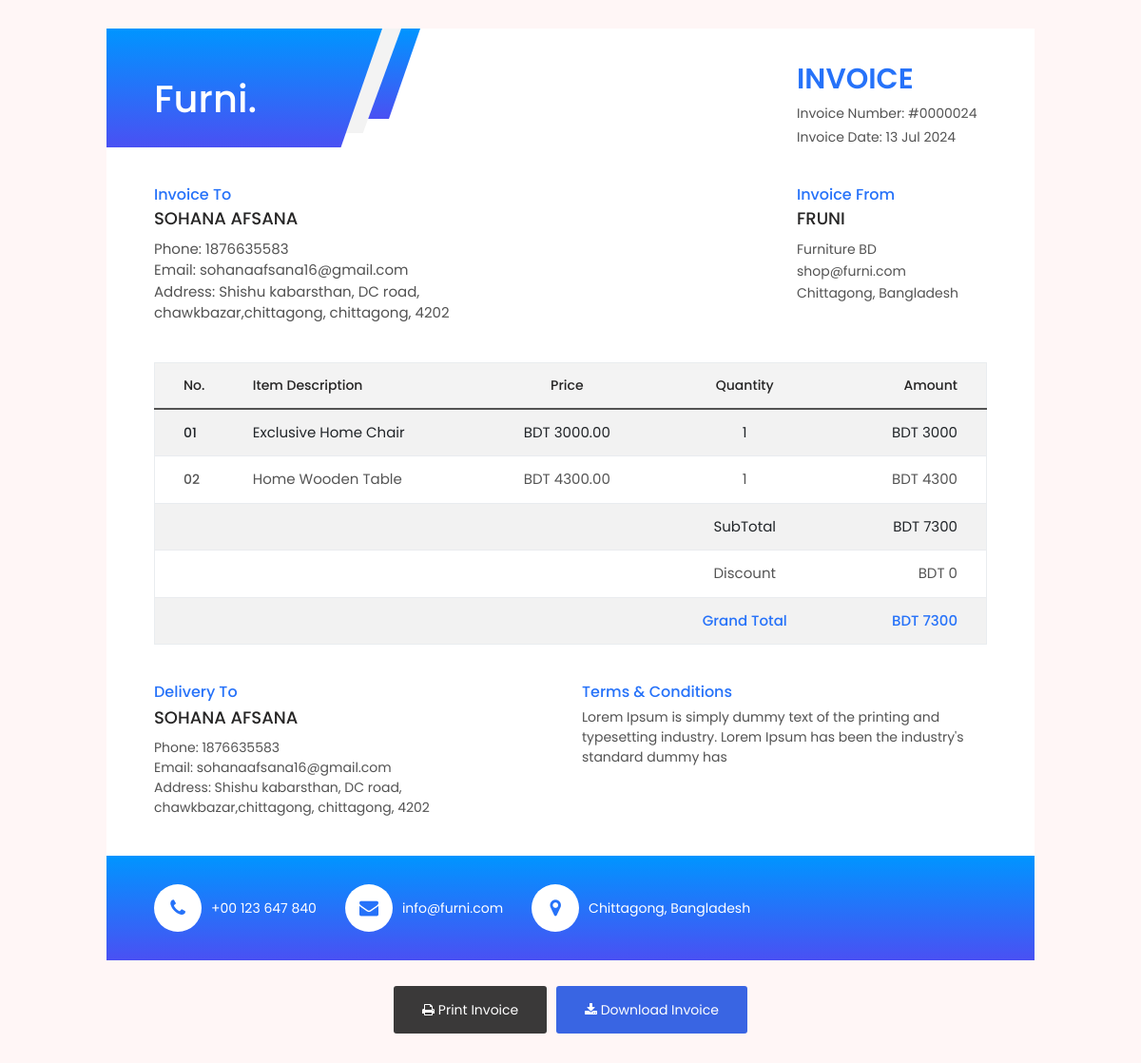
Screenshot of /invoice.php?invoice=24 with the database file from the repository.
### tables this page shows
CREATE TABLE `orders` (
  `id` int(11) NOT NULL,
  `bill_country` varchar(50) NOT NULL,
  `ship_country` varchar(50) NOT NULL,
  `bill_first_name` varchar(50) NOT NULL,
  `ship_first_name` varchar(50) NOT NULL,
  `bill_last_name` varchar(50) NOT NULL,
  `ship_last_name` varchar(50) NOT NULL,
  `bill_company_name` varchar(100) NOT NULL,
  `ship_company_name` varchar(100) NOT NULL,
  `bill_address` varchar(100) NOT NULL,
  `ship_address` varchar(100) NOT NULL,
  `bill_state` varchar(50) NOT NULL,
  `ship_state` varchar(50) NOT NULL,
  `bill_post` varchar(50) NOT NULL,
  `ship_post` varchar(50) NOT NULL,
  `bill_email` varchar(50) NOT NULL,
  `ship_email` varchar(50) NOT NULL,
  `bill_phone` int(15) NOT NULL,
  `ship_phone` int(15) NOT NULL,
  `total_amount` decimal(10,2) NOT NULL,
  `discount` decimal(10,2) NOT NULL,
  `total_qty` int(11) NOT NULL,
  `cart_data` text NOT NULL,
  `coupon_code` varchar(255) NOT NULL,
  `payment_method` varchar(255) DEFAULT NULL,
  `shiping_charge` decimal(10,2) NOT NULL DEFAULT 0.00,
  `notes` varchar(500) NOT NULL,
  `created_at` date DEFAULT NULL,
  `created_by` int(11) DEFAULT NULL,
  `updated_by` int(11) DEFAULT NULL,
  `updated_at` date DEFAULT NULL,
  `deleted_at` date DEFAULT NULL
);

### admin/class/crud.php (called while the page is built, shortened)
<?php
    class crud{
        private $host='localhost';
        private $connection;
        public function __construct($user,$password,$database){
            $this->user=$user;
            $this->password=$password;
            $this->database=$database;
            $this->connection=new mysqli($this->host,$this->user,$this->password,$this->database);
        }
        public function common_select_single($table,$fields='*',$condition=false,$sort_field=false,$sort='ASC'){
            $result=array();
            $error=false;
            $sql="select $fields from $table where deleted_at is null ";
            if(is_array($condition)){
                $sql.=" and ";
                foreach($condition as $k=>$v){
                    $v = $this->connection->real_escape_string($v);
                    $sql.="$k='$v' and ";
                }
                $sql=rtrim($sql,'and ');
            }
            $rs=$this->connection->query($sql);
            if($rs){
                if($rs->num_rows > 0){
                    while($r=$rs->fetch_object()){
                        $result=$r;
                    }
                }
            }else{
                $error=$this->connection->error;
            }
            $return = array('data'=>$result,'error'=>$error);
            return $return;
        }
    }
?>

### include/connection.php (called while the page is built, shortened)
<?php
    include_once('admin/class/crud.php');
    $mysqli=new crud("root","","sports_store");
?>

### invoice.php (the view, shortened to what this page needs)
<?php require_once('include/connection.php'); ?>
<!DOCTYPE html>
<html lang="zxx">
<head>
    <link type="text/css" rel="stylesheet" href="assets/css/bootstrap.min.css">
    <link type="text/css" rel="stylesheet" href="assets/fonts/font-awesome/css/font-awesome.min.css">
    <link type="text/css" rel="stylesheet" href="css/invoice.css">
</head>
<body>
<?php
    $invdata=array();
    $con['id']=$_GET['invoice'];
    $result=$mysqli->common_select_single('orders','*',$con);
    if($result){
        if($result['data']){
            $invdata=$result['data'];
        }
    }
?>
<div class="invoice-2 invoice-content">
    <div class="container">
        <div class="row">
            <div class="col-lg-12">
                <div class="invoice-inner clearfix">
                    <div class="invoice-info clearfix" id="invoice_wrapper">
                        <div class="invoice-headar">
                            <div class="row">
                                <div class="col-sm-6">
                                    <div class="invoice-logo">
                                        <div class="logo">
                                            <h1 style="color:white">Furni.</h1>
                                        </div>
                                    </div>
                                </div>
                                <div class="col-sm-6">
                                    <div class="invoice-id">
                                        <div class="info">
                                            <h1 class="inv-header-1">Invoice</h1>
                                            <p class="mb-1">Invoice Number: <span>#<?= str_pad($invdata->id,7,"0",STR_PAD_LEFT) ?></span></p>
                                            <p class="mb-0">Invoice Date: <span><?= date('d M Y',strtotime($invdata->created_at)) ?></span></p>
                                        </div>
                                    </div>
                                </div>
                            </div>
                        </div>
                        <div class="invoice-top">
                            <div class="row">
                                <div class="col-sm-6">
                                    <div class="invoice-number mb-30">
                                        <h4 class="inv-title-1">Invoice To</h4>
                                        <h2 class="name"><?= $invdata->bill_first_name ?> <?= $invdata->bill_last_name ?></h2>
                                        <span>Phone: <?= $invdata->bill_phone ?></span><br/>
                                        <span>Email: <?= $invdata->bill_email ?></span><br/>
                                        <span>Address: <?= $invdata->bill_address ?>, <?= $invdata->bill_state ?>, <?= $invdata->bill_post ?></span>
                                    </div>
                                </div>
                                <div class="col-sm-6">
                                    <div class="invoice-number mb-30">
                                        <div class="invoice-number-inner">
                                            <h4 class="inv-title-1">Invoice From</h4>
                                            <h2 class="name">Fruni</h2>
                                            <p class="invo-addr-1">
                                                Furniture BD  <br/>
                                                shop@furni.com <br/>
                                                Chittagong, Bangladesh <br/>
                                            </p>
                                        </div>
                                    </div>
                                </div>
                            </div>
                        </div>
                        <div class="invoice-center">
                            <div class="table-responsive">
                                <table class="table mb-0 table-striped invoice-table">
                                    <thead class="bg-active">
                                    <tr class="tr">
                                        <th>No.</th>
                                        <th class="pl0 text-start">Item Description</th>
                                        <th class="text-center">Price</th>
                                        <th class="text-center">Quantity</th>
                                        <th class="text-end">Amount</th>
                                    </tr>
                                    </thead>
                                    <tbody>
                                        <?php
                                            $cartdata=json_decode(base64_decode($invdata->cart_data));
                                            $i=0;
                                            foreach($cartdata->item as $item){
                                        ?>
                                            <tr class="tr">
                                                <td>
                                                    <div class="item-desc-1">
                                                        <span><?= str_pad(++$i,2,"0",STR_PAD_LEFT) ?></span>
                                                    </div>
                                                </td>
                                                <td class="pl0"><?= $item->product_name ?></td>
                                                <td class="text-center">BDT <?= $item->price ?></td>
                                                <td class="text-center"><?= $item->qty ?></td>
                                                <td class="text-end">BDT <?= $item->price * $item->qty ?></td>
                                            </tr>
                                        <?php } ?>
                                    <tr class="tr2">
                                        <td></td>
                                        <td></td>
                                        <td></td>
                                        <td class="text-center">SubTotal</td>
                                        <td class="text-end">BDT <?= $cartdata->total ?></td>
                                    </tr>
                                    <tr class="tr2">
                                        <td></td>
                                        <td></td>
                                        <td></td>
                                        <td class="text-center">Discount</td>
                                        <td class="text-end">BDT <?= $cartdata->discount ?></td>
                                    </tr>
                                    <tr class="tr2">
                                        <td></td>
                                        <td></td>
                                        <td></td>
                                        <td class="text-center f-w-600 active-color">Grand Total</td>
                                        <td class="f-w-600 text-end active-color">BDT <?= $cartdata->total - $cartdata->discount ?></td>
                                    </tr>
                                    </tbody>
                                </table>
                            </div>
                        </div>
                        <div class="invoice-bottom">
                            <div class="row">
                                <div class="col-lg-6 col-md-5 col-sm-5">
                                    <div class="payment-method mb-30">
                                        <h3 class="inv-title-1">Delivery To</h3>
                                        <h2 class="name"><?= $invdata->ship_first_name ?> <?= $invdata->ship_last_name ?></h2>
                                        <span>Phone: <?= $invdata->ship_phone ?></span><br/>
                                        <span>Email: <?= $invdata->ship_email ?></span><br/>
                                        <span>Address: <?= $invdata->ship_address ?>, <?= $invdata->ship_state ?>, <?= $invdata->ship_post ?></span>
                                    </div>
                                </div>
                                <div class="col-lg-6 col-md-7 col-sm-7">
                                    <div class="terms-conditions mb-30">
                                        <h3 class="inv-title-1">Terms & Conditions</h3>
                                        <p>Lorem Ipsum is simply dummy text of the printing and typesetting industry. Lorem Ipsum has been the industry's standard dummy has</p>
                                    </div>
                                </div>
                            </div>
                        </div>
                        <div class="invoice-contact clearfix">
                            <div class="row g-0">
                                <div class="col-sm-12">
                                    <div class="contact-info clearfix">
                                        <a href="tel:+55-4XX-634-7071" class="d-flex"><i class="fa fa-phone"></i> +00 123 647 840</a>
                                        <a href="tel:info@themevessel.com" class="d-flex"><i class="fa fa-envelope"></i> info@furni.com</a>
                                        <a href="tel:info@themevessel.com" class="mr-0 d-flex d-none-580"><i class="fa fa-map-marker"></i> Chittagong, Bangladesh</a>
                                    </div>
                                </div>
                            </div>
                        </div>
                    </div>
                    <div class="invoice-btn-section clearfix d-print-none">
                        <a href="javascript:window.print()" class="btn btn-lg btn-print">
                            <i class="fa fa-print"></i> Print Invoice
                        </a>
                        <a id="invoice_download_btn" class="btn btn-lg btn-download btn-theme">
                            <i class="fa fa-download"></i> Download Invoice
                        </a>
                    </div>
                </div>
            </div>
        </div>
    </div>
</div>
</body>
</html>

### rows the page displays
orders: id "0000024", created_at "13 Jul 2024", bill_first_name "SOHANA", bill_last_name "AFSANA", bill_phone "1876635583", bill_email "sohanaafsana16@gmail.com", bill_address "Shishu kabarsthan, DC road, chawkbazar,chittagong", bill_state "chittagong", bill_post "4202", ship_first_name "SOHANA", ship_last_name "AFSANA", ship_phone "1876635583", ship_email "sohanaafsana16@gmail.com", ship_address "Shishu kabarsthan, DC road, chawkbazar,chittagong", ship_state "chittagong", ship_post "4202"

### other values shown
str_pad(++$i,2,"0",STR_PAD_LEFT) "01"
$item->product_name "Exclusive Home Chair"
$item->price "3000.00"
$item->qty "1"
$item->price * $item->qty "3000"
str_pad(++$i,2,"0",STR_PAD_LEFT) "02"
$item->product_name "Home Wooden Table"
$item->price "4300.00"
$item->price * $item->qty "4300"
$cartdata->total "7300"
$cartdata->discount "0"
$cartdata->total - $cartdata->discount "7300"
